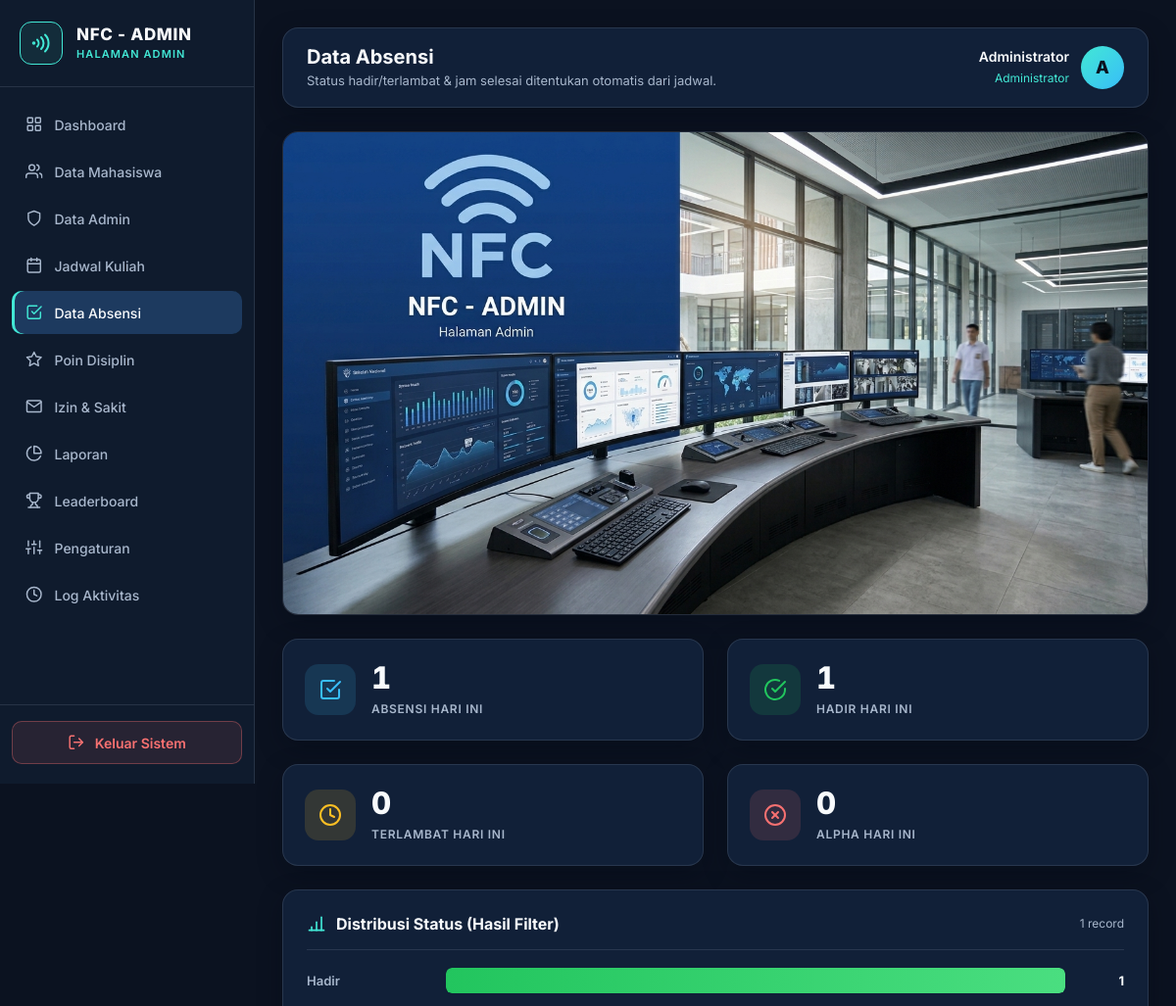
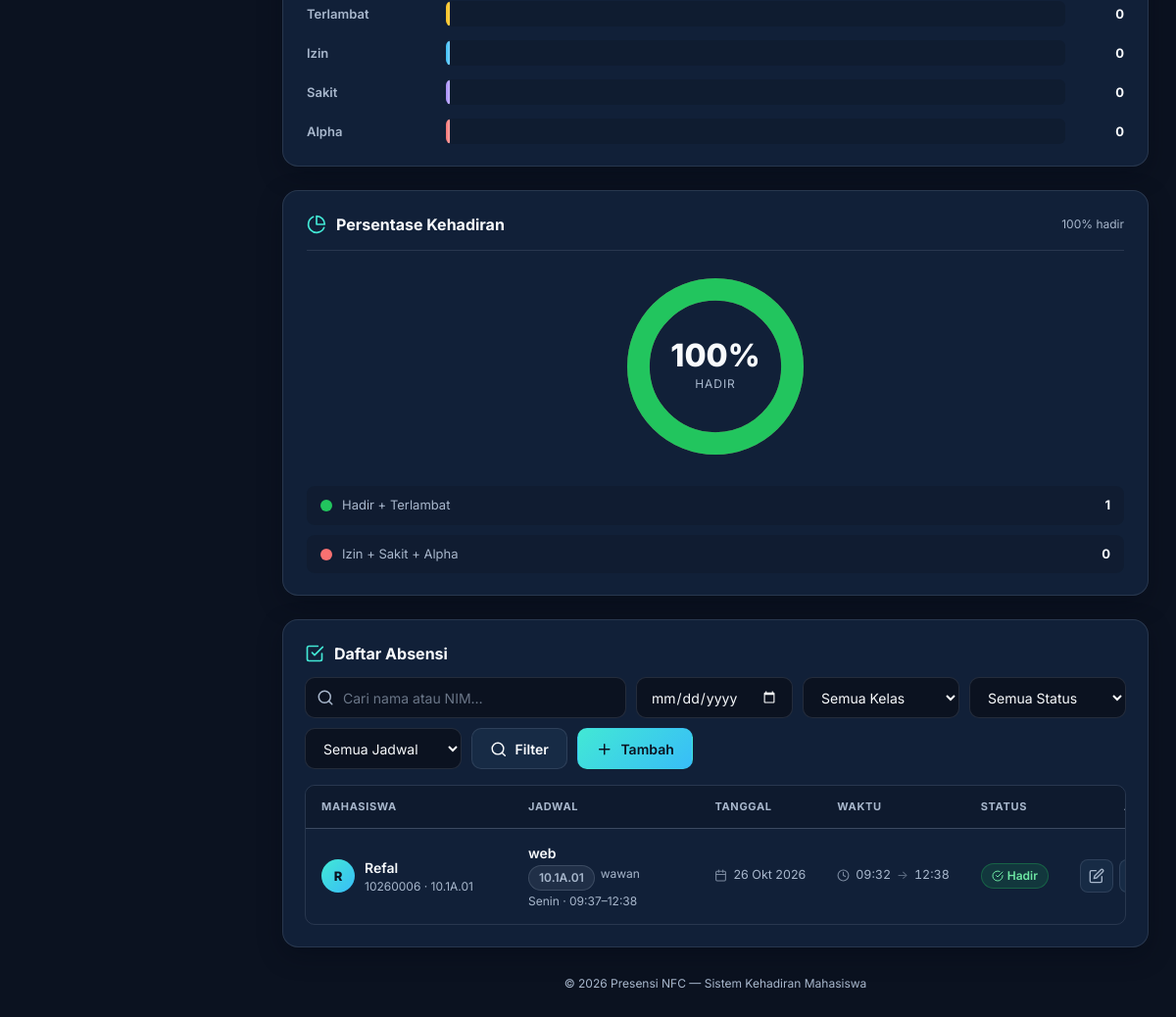
Screenshot of /admin/absensi.php (signed in) with the database file from the repository (2 pictures, top to bottom).
### tables this page shows
CREATE TABLE `attendances` (
  `id` bigint(20) UNSIGNED NOT NULL,
  `user_id` bigint(20) UNSIGNED NOT NULL,
  `schedule_id` bigint(20) UNSIGNED NOT NULL,
  `attendance_date` date NOT NULL,
  `check_in_at` datetime DEFAULT NULL,
  `check_out_at` datetime DEFAULT NULL,
  `status` enum('hadir','terlambat','izin','sakit','alpha') NOT NULL DEFAULT 'hadir',
  `notes` text DEFAULT NULL,
  `created_at` timestamp NULL DEFAULT current_timestamp(),
  `updated_at` timestamp NULL DEFAULT current_timestamp() ON UPDATE current_timestamp()
);

CREATE TABLE `users` (
  `id` bigint(20) UNSIGNED NOT NULL,
  `nim` varchar(30) DEFAULT NULL,
  `name` varchar(100) NOT NULL,
  `email` varchar(150) NOT NULL,
  `password` varchar(255) NOT NULL,
  `role` enum('admin','mahasiswa') NOT NULL DEFAULT 'mahasiswa',
  `class_name` varchar(50) DEFAULT NULL,
  `is_active` tinyint(1) NOT NULL DEFAULT 1,
  `email_verified_at` timestamp NULL DEFAULT NULL,
  `remember_token` varchar(100) DEFAULT NULL,
  `created_at` timestamp NULL DEFAULT current_timestamp(),
  `updated_at` timestamp NULL DEFAULT current_timestamp() ON UPDATE current_timestamp()
);

CREATE TABLE `schedules` (
  `id` bigint(20) UNSIGNED NOT NULL,
  `course_name` varchar(100) NOT NULL,
  `class_name` varchar(50) NOT NULL,
  `lecturer_name` varchar(100) DEFAULT NULL,
  `day_of_week` enum('senin','selasa','rabu','kamis','jumat','sabtu','minggu') NOT NULL,
  `start_time` time NOT NULL,
  `late_after` time NOT NULL,
  `end_time` time NOT NULL,
  `attendance_code` varchar(20) DEFAULT NULL,
  `is_active` tinyint(1) NOT NULL DEFAULT 1,
  `created_at` timestamp NULL DEFAULT current_timestamp(),
  `updated_at` timestamp NULL DEFAULT current_timestamp() ON UPDATE current_timestamp()
);

### admin/absensi.php (the view, shortened to what the rows shown need)
<?php
require_once __DIR__ . '/../koneksi.php';
$db = $conn ?? $koneksi ?? null;
function e($value): string
{
    return htmlspecialchars((string)$value, ENT_QUOTES, 'UTF-8');
}
function format_tanggal(?string $date): string
{
    $t = strtotime($date);
    $bulan = ['Jan', 'Feb', 'Mar', 'Apr', 'Mei', 'Jun', 'Jul', 'Agu', 'Sep', 'Okt', 'Nov', 'Des'];
    return date('j', $t) . ' ' . $bulan[(int)date('n', $t) - 1] . ' ' . date('Y', $t);
}
function format_jam(?string $datetime): string
{
    $t = strtotime($datetime);
    return date('H:i', $t);
}
$statusLabels = [
    'hadir'     => 'Hadir',
    'terlambat' => 'Terlambat',
    'izin'      => 'Izin',
    'sakit'     => 'Sakit',
    'alpha'     => 'Alpha',
];
$statusIcons = [
    'hadir'     => 'i-check',
    'terlambat' => 'i-history',
    'izin'      => 'i-mail',
    'sakit'     => 'i-alert',
    'alpha'     => 'i-x-circle',
];
$page           = max(1, (int)($_GET['page'] ?? 1));
$perPage        = 20;
$where  = "WHERE 1=1";
$params = [];
$types  = '';
$offset = ($page - 1) * $perPage;
$attendanceList = [];
$dataSql = "SELECT a.id, a.user_id, a.schedule_id, a.attendance_date,
                   a.check_in_at, a.check_out_at, a.status, a.notes,
                   u.name AS user_name, u.nim, u.class_name,
                   s.course_name, s.lecturer_name, s.class_name AS schedule_class,
                   s.day_of_week, s.start_time, s.late_after, s.end_time
            FROM attendances a
            JOIN users u ON u.id = a.user_id
            JOIN schedules s ON s.id = a.schedule_id
            $where
            ORDER BY a.attendance_date DESC, a.check_in_at DESC, a.id DESC
            LIMIT ? OFFSET ?";
$stmt = $db->prepare($dataSql);
if ($stmt) {
    $allTypes  = $types . 'ii';
    $allParams = array_merge($params, [$perPage, $offset]);
    $stmt->bind_param($allTypes, ...$allParams);
    $stmt->execute();
    $result = $stmt->get_result();
    while ($row = $result->fetch_assoc()) $attendanceList[] = $row;
}
$dayLabels = [
    'senin' => 'Senin',
    'selasa' => 'Selasa',
    'rabu' => 'Rabu',
    'kamis' => 'Kamis',
    'jumat' => 'Jumat',
    'sabtu' => 'Sabtu',
    'minggu' => 'Minggu',
];
?>
<!DOCTYPE html>
<html lang="id">
<head>
</head>
<body>
    <div class="app">
        <div class="main">
            <header class="topbar panel">
                <div class="topbar-left">
                    <div class="topbar-title">
                        <h2>Data Absensi</h2>
                    </div>
                </div>
            </header>
            <div class="page">
                <section class="table-panel panel">
                    <div class="table-wrap">
                        <table class="data-table">
                            <thead>
                                <tr>
                                    <th style="width: 26%;">Mahasiswa</th>
                                    <th style="width: 24%;">Jadwal</th>
                                    <th>Tanggal</th>
                                    <th>Waktu</th>
                                    <th>Status</th>
                                    <th style="width: 90px; text-align: right;">Aksi</th>
                                </tr>
                            </thead>
                            <tbody>
                                <?php if (!empty($attendanceList)): ?>
                                    <?php foreach ($attendanceList as $a):
                                        $initial = function_exists('mb_substr')
                                            ? mb_strtoupper(mb_substr($a['user_name'], 0, 1, 'UTF-8'), 'UTF-8')
                                            : strtoupper(substr($a['user_name'], 0, 1));
                                        $statusKey = $a['status'];
                                        $statusLabel = $statusLabels[$statusKey] ?? $statusKey;
                                        $statusIcon = $statusIcons[$statusKey] ?? 'i-info';
                                        $statusTone = match ($statusKey) {
                                            'hadir' => 'green',
                                            'terlambat' => 'amber',
                                            'izin' => 'blue',
                                            'sakit' => 'purple',
                                            'alpha' => 'red',
                                            default => 'muted',
                                        };
                                        $checkInTimePart = $a['check_in_at'] ? substr($a['check_in_at'], 11, 5) : '';
                                    ?>
                                        <tr>
                                            <td>
                                                <div class="cell-user">
                                                    <div class="user-avatar" aria-hidden="true"><?= e($initial) ?></div>
                                                    <div style="min-width:0;">
                                                        <div class="user-name"><?= e($a['user_name']) ?></div>
                                                        <div class="user-nim"><?= e($a['nim'] ?: '-') ?><?= $a['class_name'] ? ' · ' . e($a['class_name']) : '' ?></div>
                                                    </div>
                                                </div>
                                            </td>
                                            <td>
                                                <div class="cell-schedule">
                                                    <div class="schedule-course"><?= e($a['course_name']) ?></div>
                                                    <div class="schedule-meta">
                                                        <span class="badge badge--muted"><?= e($a['schedule_class']) ?></span>
                                                        <span><?= e($a['lecturer_name'] ?: 'Dosen belum diisi') ?></span>
                                                    </div>
                                                    <div class="schedule-meta">
                                                        <span><?= e($dayLabels[$a['day_of_week']] ?? $a['day_of_week']) ?> · <?= e(substr($a['start_time'], 0, 5)) ?>–<?= e(substr($a['end_time'], 0, 5)) ?></span>
                                                    </div>
                                                </div>
                                            </td>
                                            <td>
                                                <span class="cell-date">
                                                    <svg class="icon" aria-hidden="true">
                                                        <use href="#i-calendar" />
                                                    </svg>
                                                    <?= e(format_tanggal($a['attendance_date'])) ?>
                                                </span>
                                            </td>
                                            <td>
                                                <span class="cell-time">
                                                    <svg class="icon" aria-hidden="true">
                                                        <use href="#i-clock" />
                                                    </svg>
                                                    <?= e(format_jam($a['check_in_at'])) ?>
                                                    <span class="time-arrow">→</span>
                                                    <?= e(format_jam($a['check_out_at'])) ?>
                                                </span>
                                            </td>
                                            <td>
                                                <span class="badge badge--<?= e($statusTone) ?>">
                                                    <svg class="icon" aria-hidden="true">
                                                        <use href="#<?= e($statusIcon) ?>" />
                                                    </svg>
                                                    <?= e($statusLabel) ?>
                                                </span>
                                            </td>
                                            <td style="text-align: right;">
                                                <div class="action-group">
                                                    <button type="button" class="btn-icon btn-icon--edit"
                                                        title="Edit"
                                                        data-id="<?= (int)$a['id'] ?>"
                                                        data-user-id="<?= (int)$a['user_id'] ?>"
                                                        data-schedule-id="<?= (int)$a['schedule_id'] ?>"
                                                        data-date="<?= e($a['attendance_date']) ?>"
                                                        data-checkin-time="<?= e($checkInTimePart) ?>"
                                                        data-status="<?= e($a['status']) ?>"
                                                        data-notes="<?= e((string)$a['notes']) ?>"
                                                        onclick="openModal('edit', this.dataset)">
                                                        <svg class="icon" aria-hidden="true">
                                                            <use href="#i-edit" />
                                                        </svg>
                                                    </button>
                                                    <button type="button" class="btn-icon btn-icon--delete"
                                                        title="Hapus"
                                                        data-attendance-id="<?= (int)$a['id'] ?>"
                                                        data-attendance-name="<?= e($a['user_name'] . ' — ' . format_tanggal($a['attendance_date']) . ' — ' . $a['course_name']) ?>">
                                                    </button>
                                                </div>
                                            </td>
                                        </tr>
                                    <?php endforeach; ?>
                                <?php endif; ?>
                            </tbody>
                        </table>
                    </div>
                </section>
            </div>
        </div>
    </div>
</body>
</html>

### rows the page displays
attendances: user.name "R", user.name "Refal", user.nim "10260006", user.class_name "10.1A.01", schedule.course_name "web", schedule.class_name "10.1A.01", schedule.lecturer_name "wawan", schedule.day_of_week "Senin", schedule.start_time "09:37", schedule.end_time "12:38", attendance_date "26 Okt 2026", check_in_at "09:32", check_out_at "12:38", status "Hadir"

### other values shown
$menu['label'] "Dashboard"
$menu['label'] "Data Mahasiswa"
$menu['label'] "Data Admin"
$menu['label'] "Jadwal Kuliah"
$menu['label'] "Data Absensi"
$menu['label'] "Poin Disiplin"
$menu['label'] "Izin & Sakit"
$menu['label'] "Laporan"
$menu['label'] "Leaderboard"
$menu['label'] "Pengaturan"
$menu['label'] "Log Aktivitas"
$adminName "Administrator"
$adminInitial "A"
$card['value'] "1"
$card['label'] "ABSENSI HARI INI"
